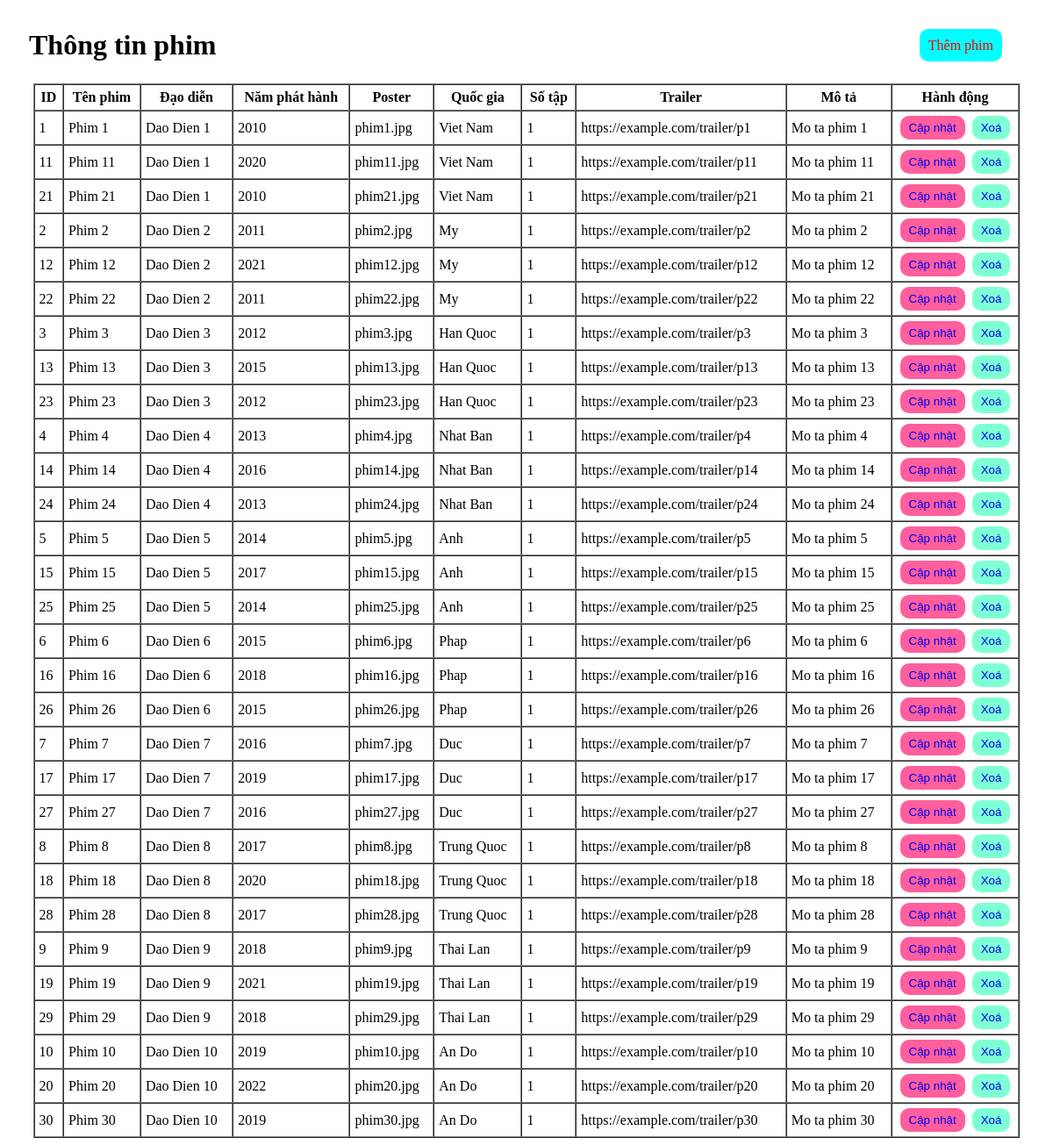
Screenshot of /PHP/B2/phim.php with the database file from the repository.
### tables this page shows
CREATE TABLE IF NOT EXISTS phim (
    id INT PRIMARY KEY AUTO_INCREMENT,
    ten_phim VARCHAR(255) NOT NULL,
    dao_dien_id INT,
    nam_phat_hanh INT,
    poster VARCHAR(255),
    quoc_gia_id INT,
    so_tap INT,
    trailer VARCHAR(255),
    mo_ta TEXT,
    FOREIGN KEY (dao_dien_id) REFERENCES nguoi_dung(id),
    FOREIGN KEY (quoc_gia_id) REFERENCES quoc_gia(id)
);

CREATE TABLE IF NOT EXISTS nguoi_dung (
    id INT PRIMARY KEY AUTO_INCREMENT,
    ten_dang_nhap VARCHAR(50) NOT NULL,
    mat_khau VARCHAR(50) NOT NULL,
    ho_ten VARCHAR(50),
    email VARCHAR(50),
    sdt VARCHAR(10),
    vai_tro_id INT,
    ngay_sinh DATETIME,
    FOREIGN KEY (vai_tro_id) REFERENCES vai_tro(id)
);

CREATE TABLE IF NOT EXISTS quoc_gia (
    id INT PRIMARY KEY AUTO_INCREMENT,
    ten_quoc_gia VARCHAR(50) NOT NULL
);

### PHP/B2/phim.php (the view, shortened to what this page needs)
<?php
require ("connect.php");
$sql = "SELECT p.*, nd.ho_ten, qg.ten_quoc_gia FROM phim p
JOIN nguoi_dung nd ON nd.id = p.dao_dien_id
JOIN quoc_gia qg ON qg.id = p.quoc_gia_id;
";
$result = mysqli_query($conn, $sql);
?>
<!DOCTYPE html>
<html lang="en">
<head>
</head>
<body>
<div style="display: flex; justify-content: space-between; align-items: center; ">
    <h1>Thông tin phim</h1>
    <div>
        <a class="btn them" href="index.php?page_layout=themphim">Thêm phim</a>
    </div>
</div>
<table border="1" cellspacing="0" cellpadding="5">
    <tr>
        <th>ID</th>
        <th>Tên phim</th>
        <th>Đạo diễn</th>
        <th>Năm phát hành</th>
        <th>Poster</th>
        <th>Quốc gia</th>
        <th>Số tập</th>
        <th>Trailer</th>
        <th>Mô tả</th>
        <th>Hành động</th>
    </tr>
    <?php
    while ($phim = mysqli_fetch_assoc($result))
    {
        ?>
    <tr>
        <td><?= $phim["id"] ?></td>
        <td><?= $phim["ten_phim"] ?></td>
        <td><?= $phim["ho_ten"] ?></td>
        <td><?= $phim["nam_phat_hanh"] ?></td>
        <td><?= $phim["poster"] ?></td>
        <td><?= $phim["ten_quoc_gia"] ?></td>
        <td><?= $phim["so_tap"] ?></td>
        <td><?= $phim["trailer"] ?></td>
        <td><?= $phim["mo_ta"] ?></td>
        <td class="byt">
            <button class="update"><a href="index.php?page_layout=suaphim&id=<?= $phim['id'] ?>">Cập nhật</a></button>
            <button><a href="./delete/xoaphim.php?id=<?= $phim['id'] ?>">Xoá</a></button>
        </td>
    </tr>
    <?php } ?>
</table>
</body>
</html>

### PHP/B2/phim.php (style rules this page uses)
table { width: 95%; margin: auto; }
.btn { padding: 10px; border: 1px solid black; border-radius: 10px; }
h1 { padding: 15px; margin: 10px; }
.them { margin-right: 50px; background-color: aqua; border: none; color: red; }
.byt { display: flex; justify-content: space-around; }
button { padding: 6px 10px; border-radius: 10px; border: none; color: red; background-color: aquamarine; }
.update { color: black; background-color: #ff5f9cff; }
a { text-decoration: none; }

### rows the page displays
phim: id "1", ten_phim "Phim 1", dao_dien.ho_ten "Dao Dien 1", nam_phat_hanh "2010", poster "phim1.jpg", quoc_gia.ten_quoc_gia "Viet Nam", so_tap "1", trailer "https://example.com/trailer/p1", mo_ta "Mo ta phim 1"
phim: id "11", ten_phim "Phim 11", dao_dien.ho_ten "Dao Dien 1", nam_phat_hanh "2020", poster "phim11.jpg", quoc_gia.ten_quoc_gia "Viet Nam", so_tap "1", trailer "https://example.com/trailer/p11", mo_ta "Mo ta phim 11"
phim: id "21", ten_phim "Phim 21", dao_dien.ho_ten "Dao Dien 1", nam_phat_hanh "2010", poster "phim21.jpg", quoc_gia.ten_quoc_gia "Viet Nam", so_tap "1", trailer "https://example.com/trailer/p21", mo_ta "Mo ta phim 21"
phim: id "2", ten_phim "Phim 2", dao_dien.ho_ten "Dao Dien 2", nam_phat_hanh "2011", poster "phim2.jpg", quoc_gia.ten_quoc_gia "My", so_tap "1", trailer "https://example.com/trailer/p2", mo_ta "Mo ta phim 2"
phim: id "12", ten_phim "Phim 12", dao_dien.ho_ten "Dao Dien 2", nam_phat_hanh "2021", poster "phim12.jpg", quoc_gia.ten_quoc_gia "My", so_tap "1", trailer "https://example.com/trailer/p12", mo_ta "Mo ta phim 12"
phim: id "22", ten_phim "Phim 22", dao_dien.ho_ten "Dao Dien 2", nam_phat_hanh "2011", poster "phim22.jpg", quoc_gia.ten_quoc_gia "My", so_tap "1", trailer "https://example.com/trailer/p22", mo_ta "Mo ta phim 22"
phim: id "3", ten_phim "Phim 3", dao_dien.ho_ten "Dao Dien 3", nam_phat_hanh "2012", poster "phim3.jpg", quoc_gia.ten_quoc_gia "Han Quoc", so_tap "1", trailer "https://example.com/trailer/p3", mo_ta "Mo ta phim 3"
phim: id "13", ten_phim "Phim 13", dao_dien.ho_ten "Dao Dien 3", nam_phat_hanh "2015", poster "phim13.jpg", quoc_gia.ten_quoc_gia "Han Quoc", so_tap "1", trailer "https://example.com/trailer/p13", mo_ta "Mo ta phim 13"
phim: id "23", ten_phim "Phim 23", dao_dien.ho_ten "Dao Dien 3", nam_phat_hanh "2012", poster "phim23.jpg", quoc_gia.ten_quoc_gia "Han Quoc", so_tap "1", trailer "https://example.com/trailer/p23", mo_ta "Mo ta phim 23"
phim: id "4", ten_phim "Phim 4", dao_dien.ho_ten "Dao Dien 4", nam_phat_hanh "2013", poster "phim4.jpg", quoc_gia.ten_quoc_gia "Nhat Ban", so_tap "1", trailer "https://example.com/trailer/p4", mo_ta "Mo ta phim 4"
phim: id "14", ten_phim "Phim 14", dao_dien.ho_ten "Dao Dien 4", nam_phat_hanh "2016", poster "phim14.jpg", quoc_gia.ten_quoc_gia "Nhat Ban", so_tap "1", trailer "https://example.com/trailer/p14", mo_ta "Mo ta phim 14"
phim: id "24", ten_phim "Phim 24", dao_dien.ho_ten "Dao Dien 4", nam_phat_hanh "2013", poster "phim24.jpg", quoc_gia.ten_quoc_gia "Nhat Ban", so_tap "1", trailer "https://example.com/trailer/p24", mo_ta "Mo ta phim 24"
phim: id "5", ten_phim "Phim 5", dao_dien.ho_ten "Dao Dien 5", nam_phat_hanh "2014", poster "phim5.jpg", quoc_gia.ten_quoc_gia "Anh", so_tap "1", trailer "https://example.com/trailer/p5", mo_ta "Mo ta phim 5"
phim: id "15", ten_phim "Phim 15", dao_dien.ho_ten "Dao Dien 5", nam_phat_hanh "2017", poster "phim15.jpg", quoc_gia.ten_quoc_gia "Anh", so_tap "1", trailer "https://example.com/trailer/p15", mo_ta "Mo ta phim 15"
phim: id "25", ten_phim "Phim 25", dao_dien.ho_ten "Dao Dien 5", nam_phat_hanh "2014", poster "phim25.jpg", quoc_gia.ten_quoc_gia "Anh", so_tap "1", trailer "https://example.com/trailer/p25", mo_ta "Mo ta phim 25"
phim: id "6", ten_phim "Phim 6", dao_dien.ho_ten "Dao Dien 6", nam_phat_hanh "2015", poster "phim6.jpg", quoc_gia.ten_quoc_gia "Phap", so_tap "1", trailer "https://example.com/trailer/p6", mo_ta "Mo ta phim 6"
phim: id "16", ten_phim "Phim 16", dao_dien.ho_ten "Dao Dien 6", nam_phat_hanh "2018", poster "phim16.jpg", quoc_gia.ten_quoc_gia "Phap", so_tap "1", trailer "https://example.com/trailer/p16", mo_ta "Mo ta phim 16"
phim: id "26", ten_phim "Phim 26", dao_dien.ho_ten "Dao Dien 6", nam_phat_hanh "2015", poster "phim26.jpg", quoc_gia.ten_quoc_gia "Phap", so_tap "1", trailer "https://example.com/trailer/p26", mo_ta "Mo ta phim 26"
phim: id "7", ten_phim "Phim 7", dao_dien.ho_ten "Dao Dien 7", nam_phat_hanh "2016", poster "phim7.jpg", quoc_gia.ten_quoc_gia "Duc", so_tap "1", trailer "https://example.com/trailer/p7", mo_ta "Mo ta phim 7"
phim: id "17", ten_phim "Phim 17", dao_dien.ho_ten "Dao Dien 7", nam_phat_hanh "2019", poster "phim17.jpg", quoc_gia.ten_quoc_gia "Duc", so_tap "1", trailer "https://example.com/trailer/p17", mo_ta "Mo ta phim 17"
phim: id "27", ten_phim "Phim 27", dao_dien.ho_ten "Dao Dien 7", nam_phat_hanh "2016", poster "phim27.jpg", quoc_gia.ten_quoc_gia "Duc", so_tap "1", trailer "https://example.com/trailer/p27", mo_ta "Mo ta phim 27"
phim: id "8", ten_phim "Phim 8", dao_dien.ho_ten "Dao Dien 8", nam_phat_hanh "2017", poster "phim8.jpg", quoc_gia.ten_quoc_gia "Trung Quoc", so_tap "1", trailer "https://example.com/trailer/p8", mo_ta "Mo ta phim 8"
phim: id "18", ten_phim "Phim 18", dao_dien.ho_ten "Dao Dien 8", nam_phat_hanh "2020", poster "phim18.jpg", quoc_gia.ten_quoc_gia "Trung Quoc", so_tap "1", trailer "https://example.com/trailer/p18", mo_ta "Mo ta phim 18"
phim: id "28", ten_phim "Phim 28", dao_dien.ho_ten "Dao Dien 8", nam_phat_hanh "2017", poster "phim28.jpg", quoc_gia.ten_quoc_gia "Trung Quoc", so_tap "1", trailer "https://example.com/trailer/p28", mo_ta "Mo ta phim 28"
phim: id "9", ten_phim "Phim 9", dao_dien.ho_ten "Dao Dien 9", nam_phat_hanh "2018", poster "phim9.jpg", quoc_gia.ten_quoc_gia "Thai Lan", so_tap "1", trailer "https://example.com/trailer/p9", mo_ta "Mo ta phim 9"
phim: id "19", ten_phim "Phim 19", dao_dien.ho_ten "Dao Dien 9", nam_phat_hanh "2021", poster "phim19.jpg", quoc_gia.ten_quoc_gia "Thai Lan", so_tap "1", trailer "https://example.com/trailer/p19", mo_ta "Mo ta phim 19"
phim: id "29", ten_phim "Phim 29", dao_dien.ho_ten "Dao Dien 9", nam_phat_hanh "2018", poster "phim29.jpg", quoc_gia.ten_quoc_gia "Thai Lan", so_tap "1", trailer "https://example.com/trailer/p29", mo_ta "Mo ta phim 29"
phim: id "10", ten_phim "Phim 10", dao_dien.ho_ten "Dao Dien 10", nam_phat_hanh "2019", poster "phim10.jpg", quoc_gia.ten_quoc_gia "An Do", so_tap "1", trailer "https://example.com/trailer/p10", mo_ta "Mo ta phim 10"
phim: id "20", ten_phim "Phim 20", dao_dien.ho_ten "Dao Dien 10", nam_phat_hanh "2022", poster "phim20.jpg", quoc_gia.ten_quoc_gia "An Do", so_tap "1", trailer "https://example.com/trailer/p20", mo_ta "Mo ta phim 20"
phim: id "30", ten_phim "Phim 30", dao_dien.ho_ten "Dao Dien 10", nam_phat_hanh "2019", poster "phim30.jpg", quoc_gia.ten_quoc_gia "An Do", so_tap "1", trailer "https://example.com/trailer/p30", mo_ta "Mo ta phim 30"
